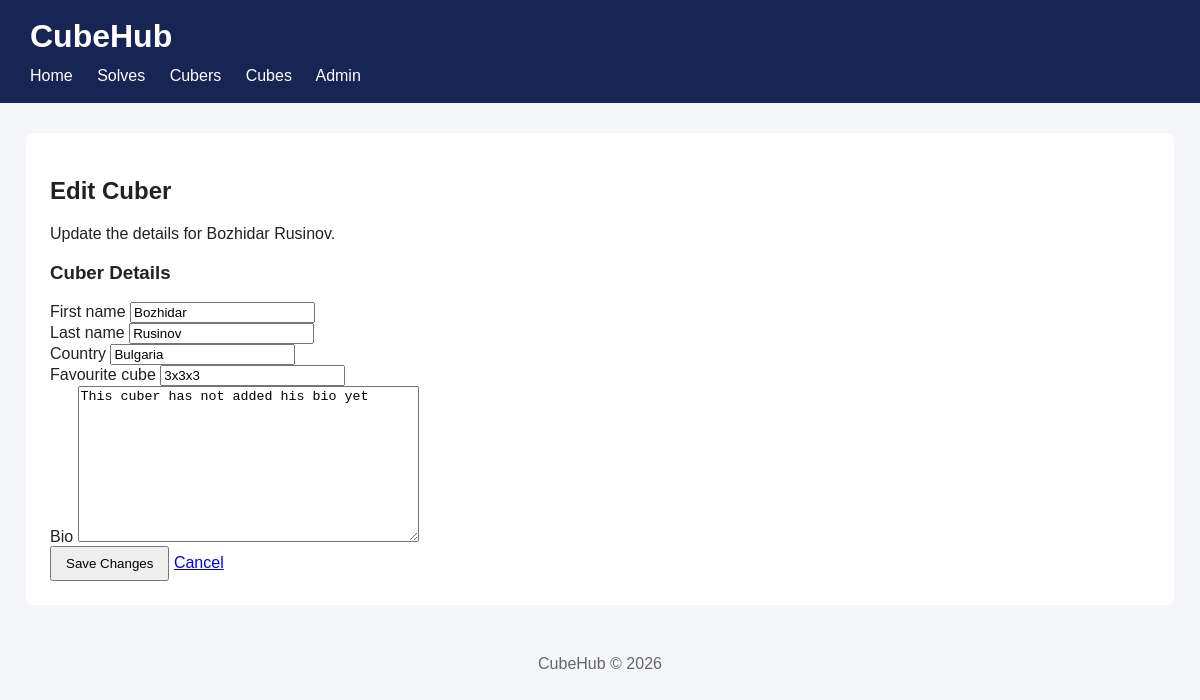
The page /cubers/1/edit/ on the database its author committed.
### cubers/models.py (models this page shows, shortened)
class Cuber(models.Model):
    first_name = models.CharField(max_length=100)
    last_name = models.CharField(max_length=100)
    country = models.CharField(max_length=30)
    favourite_cube = models.CharField(max_length=20)
    bio = models.TextField(blank=True, default='This cuber has not added his bio yet')
    date_of_registration = models.DateTimeField(auto_now_add=True)

### cubers/views.py (the view)
# urls.py: path('<int:cuber_id>/edit/', views.cuber_edit, name='cuber_edit'),
def cuber_edit(request: HttpRequest, cuber_id):
    cuber = get_object_or_404(Cuber, id=cuber_id)
    if request.method == 'POST':
        form = CuberForm(request.POST, instance=cuber)
        if form.is_valid():
            form.save()
            return redirect('cuber_list')
    else:
        form = CuberForm(instance=cuber)
    return render(
        request,
        'cubers/cuber-edit.html',
        {'form': form,
                'cuber': cuber}
    )

### cubers/forms.py
class CuberForm(forms.ModelForm):
    class Meta:
        model = Cuber
        fields = ['first_name', 'last_name', 'country', 'favourite_cube', 'bio']

### cubers/templates/cubers/cuber-edit.html (shortened to what this page needs)
{% extends "base.html" %}
{% block content %}
<div class="page-header">
    <h2>Edit Cuber</h2>
    <p>Update the details for {{ cuber.first_name }} {{ cuber.last_name }}.</p>
</div>
<section class="form-section">
    <h3>Cuber Details</h3>
    <form method="post">
        {% for field in form %}
            <div class="form-field">
                <label for="{{ field.id_for_label }}">
                    {{ field.label }}
                </label>
                {{ field }}
            </div>
        {% endfor %}
        <button type="submit" class="btn btn-primary">
            Save Changes
        </button>
        <a href="{% url 'cuber_list' %}" class="btn">
            Cancel
        </a>
    </form>
</section>
{% endblock %}

### templates/base.html (style rules this page uses)
body { margin: 0; font-family: Arial, sans-serif; background-color: #f4f6f9; color: #222; }
button { padding: 8px 14px; cursor: pointer; }

### rows shown on the page
Cuber: first_name "Bozhidar", last_name "Rusinov", form "Bozhidar" "Rusinov" "Bulgaria" "3x3x3" "This cuber has not added his bio yet"

### other values the page prints
{{ field.label }} "First name" "Last name" "Country" "Favourite cube" "Bio"
